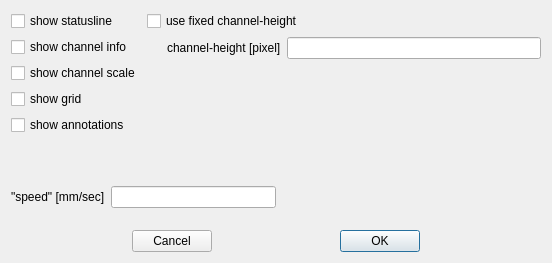
<ui version="4.0" >
 <class>ts_view_optdlg_ui</class>
 <widget class="QDialog" name="ts_view_optdlg_ui" >
  <property name="geometry" >
   <rect>
    <x>0</x>
    <y>0</y>
    <width>552</width>
    <height>263</height>
   </rect>
  </property>
  <property name="windowTitle" >
   <string>Set General Draw-Options</string>
  </property>
  <layout class="QGridLayout" >
   <property name="leftMargin" >
    <number>11</number>
   </property>
   <property name="topMargin" >
    <number>11</number>
   </property>
   <property name="rightMargin" >
    <number>11</number>
   </property>
   <property name="bottomMargin" >
    <number>11</number>
   </property>
   <property name="horizontalSpacing" >
    <number>6</number>
   </property>
   <property name="verticalSpacing" >
    <number>6</number>
   </property>
   <item row="0" column="0" >
    <layout class="QVBoxLayout" >
     <property name="spacing" >
      <number>6</number>
     </property>
     <property name="leftMargin" >
      <number>0</number>
     </property>
     <property name="topMargin" >
      <number>0</number>
     </property>
     <property name="rightMargin" >
      <number>0</number>
     </property>
     <property name="bottomMargin" >
      <number>0</number>
     </property>
     <item>
      <layout class="QHBoxLayout" >
       <property name="spacing" >
        <number>6</number>
       </property>
       <property name="leftMargin" >
        <number>0</number>
       </property>
       <property name="topMargin" >
        <number>0</number>
       </property>
       <property name="rightMargin" >
        <number>0</number>
       </property>
       <property name="bottomMargin" >
        <number>0</number>
       </property>
       <item>
        <layout class="QVBoxLayout" >
         <property name="spacing" >
          <number>6</number>
         </property>
         <property name="leftMargin" >
          <number>0</number>
         </property>
         <property name="topMargin" >
          <number>0</number>
         </property>
         <property name="rightMargin" >
          <number>0</number>
         </property>
         <property name="bottomMargin" >
          <number>0</number>
         </property>
         <item>
          <layout class="QVBoxLayout" >
           <property name="spacing" >
            <number>6</number>
           </property>
           <property name="leftMargin" >
            <number>0</number>
           </property>
           <property name="topMargin" >
            <number>0</number>
           </property>
           <property name="rightMargin" >
            <number>0</number>
           </property>
           <property name="bottomMargin" >
            <number>0</number>
           </property>
           <item>
            <widget class="QCheckBox" name="show_status" >
             <property name="text" >
              <string>show statusline</string>
             </property>
            </widget>
           </item>
           <item>
            <widget class="QCheckBox" name="show_ch_info" >
             <property name="text" >
              <string>show channel info</string>
             </property>
            </widget>
           </item>
           <item>
            <widget class="QCheckBox" name="show_ch_scale" >
             <property name="text" >
              <string>show channel scale</string>
             </property>
            </widget>
           </item>
           <item>
            <widget class="QCheckBox" name="show_grid" >
             <property name="text" >
              <string>show grid</string>
             </property>
            </widget>
           </item>
          </layout>
         </item>
         <item>
          <widget class="QCheckBox" name="show_annotations" >
           <property name="text" >
            <string>show annotations</string>
           </property>
          </widget>
         </item>
         <item>
          <spacer>
           <property name="orientation" >
            <enum>Qt::Vertical</enum>
           </property>
           <property name="sizeType" >
            <enum>QSizePolicy::Expanding</enum>
           </property>
           <property name="sizeHint" >
            <size>
             <width>20</width>
             <height>20</height>
            </size>
           </property>
          </spacer>
         </item>
        </layout>
       </item>
       <item>
        <layout class="QVBoxLayout" >
         <property name="spacing" >
          <number>6</number>
         </property>
         <property name="leftMargin" >
          <number>0</number>
         </property>
         <property name="topMargin" >
          <number>0</number>
         </property>
         <property name="rightMargin" >
          <number>0</number>
         </property>
         <property name="bottomMargin" >
          <number>0</number>
         </property>
         <item>
          <layout class="QVBoxLayout" >
           <property name="spacing" >
            <number>6</number>
           </property>
           <property name="leftMargin" >
            <number>0</number>
           </property>
           <property name="topMargin" >
            <number>0</number>
           </property>
           <property name="rightMargin" >
            <number>0</number>
           </property>
           <property name="bottomMargin" >
            <number>0</number>
           </property>
           <item>
            <widget class="QCheckBox" name="ch_height_fixed" >
             <property name="text" >
              <string>use fixed channel-height</string>
             </property>
            </widget>
           </item>
           <item>
            <layout class="QHBoxLayout" >
             <property name="spacing" >
              <number>6</number>
             </property>
             <property name="leftMargin" >
              <number>0</number>
             </property>
             <property name="topMargin" >
              <number>0</number>
             </property>
             <property name="rightMargin" >
              <number>0</number>
             </property>
             <property name="bottomMargin" >
              <number>0</number>
             </property>
             <item>
              <spacer>
               <property name="orientation" >
                <enum>Qt::Horizontal</enum>
               </property>
               <property name="sizeType" >
                <enum>QSizePolicy::Minimum</enum>
               </property>
               <property name="sizeHint" >
                <size>
                 <width>20</width>
                 <height>20</height>
                </size>
               </property>
              </spacer>
             </item>
             <item>
              <widget class="QLabel" name="ch_height_text" >
               <property name="text" >
                <string>channel-height [pixel]</string>
               </property>
              </widget>
             </item>
             <item>
              <widget class="QLineEdit" name="ch_height" />
             </item>
            </layout>
           </item>
          </layout>
         </item>
         <item>
          <spacer>
           <property name="orientation" >
            <enum>Qt::Vertical</enum>
           </property>
           <property name="sizeType" >
            <enum>QSizePolicy::Expanding</enum>
           </property>
           <property name="sizeHint" >
            <size>
             <width>20</width>
             <height>16</height>
            </size>
           </property>
          </spacer>
         </item>
        </layout>
       </item>
      </layout>
     </item>
     <item>
      <spacer>
       <property name="orientation" >
        <enum>Qt::Vertical</enum>
       </property>
       <property name="sizeType" >
        <enum>QSizePolicy::Preferred</enum>
       </property>
       <property name="sizeHint" >
        <size>
         <width>20</width>
         <height>16</height>
        </size>
       </property>
      </spacer>
     </item>
     <item>
      <layout class="QHBoxLayout" >
       <property name="spacing" >
        <number>6</number>
       </property>
       <property name="leftMargin" >
        <number>0</number>
       </property>
       <property name="topMargin" >
        <number>0</number>
       </property>
       <property name="rightMargin" >
        <number>0</number>
       </property>
       <property name="bottomMargin" >
        <number>0</number>
       </property>
       <item>
        <layout class="QHBoxLayout" >
         <property name="spacing" >
          <number>6</number>
         </property>
         <property name="leftMargin" >
          <number>0</number>
         </property>
         <property name="topMargin" >
          <number>0</number>
         </property>
         <property name="rightMargin" >
          <number>0</number>
         </property>
         <property name="bottomMargin" >
          <number>0</number>
         </property>
         <item>
          <widget class="QLabel" name="mm_sec_text" >
           <property name="text" >
            <string>"speed" [mm/sec]</string>
           </property>
          </widget>
         </item>
         <item>
          <widget class="QLineEdit" name="mm_sec" />
         </item>
        </layout>
       </item>
       <item>
        <spacer>
         <property name="orientation" >
          <enum>Qt::Horizontal</enum>
         </property>
         <property name="sizeType" >
          <enum>QSizePolicy::Expanding</enum>
         </property>
         <property name="sizeHint" >
          <size>
           <width>40</width>
           <height>20</height>
          </size>
         </property>
        </spacer>
       </item>
      </layout>
     </item>
     <item>
      <spacer>
       <property name="orientation" >
        <enum>Qt::Vertical</enum>
       </property>
       <property name="sizeType" >
        <enum>QSizePolicy::Preferred</enum>
       </property>
       <property name="sizeHint" >
        <size>
         <width>20</width>
         <height>16</height>
        </size>
       </property>
      </spacer>
     </item>
     <item>
      <layout class="QHBoxLayout" >
       <property name="spacing" >
        <number>6</number>
       </property>
       <property name="leftMargin" >
        <number>0</number>
       </property>
       <property name="topMargin" >
        <number>0</number>
       </property>
       <property name="rightMargin" >
        <number>0</number>
       </property>
       <property name="bottomMargin" >
        <number>0</number>
       </property>
       <item>
        <spacer>
         <property name="orientation" >
          <enum>Qt::Horizontal</enum>
         </property>
         <property name="sizeType" >
          <enum>QSizePolicy::Expanding</enum>
         </property>
         <property name="sizeHint" >
          <size>
           <width>40</width>
           <height>20</height>
          </size>
         </property>
        </spacer>
       </item>
       <item>
        <widget class="QPushButton" name="cancel_btn" >
         <property name="text" >
          <string>Cancel</string>
         </property>
        </widget>
       </item>
       <item>
        <spacer>
         <property name="orientation" >
          <enum>Qt::Horizontal</enum>
         </property>
         <property name="sizeType" >
          <enum>QSizePolicy::Expanding</enum>
         </property>
         <property name="sizeHint" >
          <size>
           <width>40</width>
           <height>20</height>
          </size>
         </property>
        </spacer>
       </item>
       <item>
        <widget class="QPushButton" name="ok_btn" >
         <property name="text" >
          <string>OK</string>
         </property>
         <property name="default" >
          <bool>true</bool>
         </property>
        </widget>
       </item>
       <item>
        <spacer>
         <property name="orientation" >
          <enum>Qt::Horizontal</enum>
         </property>
         <property name="sizeType" >
          <enum>QSizePolicy::Expanding</enum>
         </property>
         <property name="sizeHint" >
          <size>
           <width>40</width>
           <height>20</height>
          </size>
         </property>
        </spacer>
       </item>
      </layout>
     </item>
    </layout>
   </item>
  </layout>
 </widget>
 <layoutdefault spacing="6" margin="11" />
 <pixmapfunction>qPixmapFromMimeSource</pixmapfunction>
 <tabstops>
  <tabstop>show_status</tabstop>
  <tabstop>show_ch_info</tabstop>
  <tabstop>show_ch_scale</tabstop>
  <tabstop>show_grid</tabstop>
  <tabstop>show_annotations</tabstop>
  <tabstop>ch_height_fixed</tabstop>
  <tabstop>ch_height</tabstop>
  <tabstop>mm_sec</tabstop>
  <tabstop>cancel_btn</tabstop>
  <tabstop>ok_btn</tabstop>
 </tabstops>
 <resources/>
 <connections/>
</ui>
